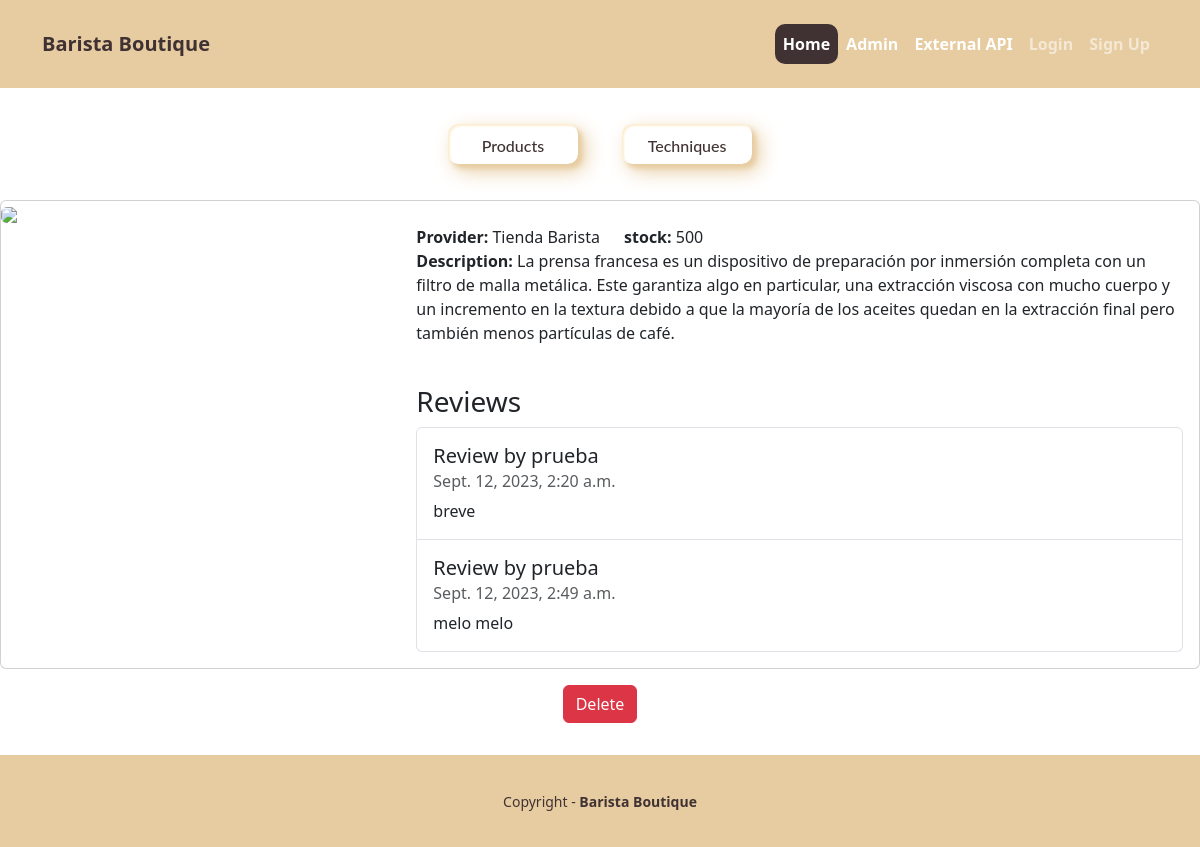
The page /products/13 on the database as committed earlier.
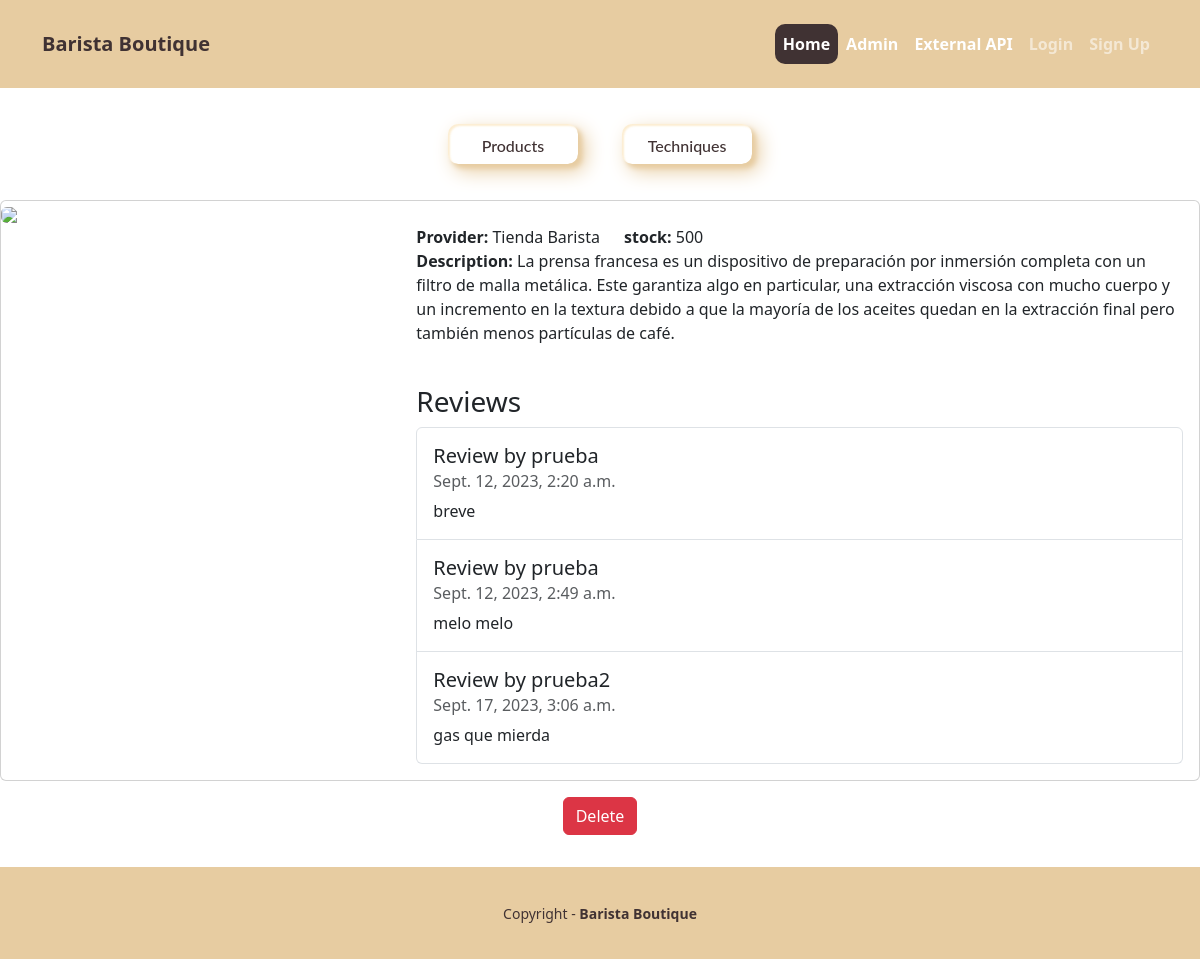
The same page on the database as committed later.
### pages/models.py (models this page shows, shortened)
class Review(models.Model):
  text = models.CharField(max_length=100)
  date = models.DateTimeField(auto_now_add=True)
  user = models.ForeignKey(User,on_delete=models.CASCADE)
  product = models.ForeignKey(Product,on_delete=models.CASCADE)
  buyAgain = models.BooleanField()

### pages/views.py (the view)
# urls.py: path('products/<str:id>', ProductShowView.as_view(), name='detail'),
class ProductShowView(View):
  template_name = 'products/detail.html'
  def get(self, request, id):
    try:
      product_id = int(id)
      if product_id < 1:
        raise ValueError('Product id must be 1 or greater')
      product = get_object_or_404(Product, pk=product_id)
    except (ValueError, IndexError):
      return HttpResponseRedirect(reverse('home'))
    viewData = {}
    product = get_object_or_404(Product, pk=product_id)
    viewData['tittle'] = product.tittle + ' - Tienda de Café - El barista'
    viewData['subtitle'] =  product.tittle + ' - Product information'
    viewData['product'] = product
    reviews = Review.objects.filter(product=product)
    viewData['reviews'] = reviews
    return render(request, self.template_name, viewData)

### pages/templates/products/detail.html (shortened to what this page needs)
{% extends 'pages/base.html' %}
{% block content %}
{% load i18n %}
<div class="card mb-3">
  <div class="row g-0">
    <div class="col-md-4">
      <img src="https://i.pinimg.com/564x/13/61/6d/13616d072ddca840b412866908b41854.jpg" class="img-fluid rounded-start">
    </div>
    <div class="col-md-8">
      <div class="card-body">
        <div class="flex">
          <p style="display: inline; margin-right: 20px;">
            <strong>{% trans "Provider:" %} </strong>{{product.provider}}
          </p>
          <p style="display: inline;">
            <strong>{% trans "stock:" %} </strong>{{product.stock}}
          </p>
        </div>
        <p>
          <strong>{% trans "Description:" %} </strong>{{product.description}}
        </p>
        <br />
        <h3>{% trans "Reviews" %}</h3>
        <ul class="list-group">
        {% for review in reviews %}
          <li class="list-group-item pb-3 pt-3">
            <h5 class="card-title">
              {% trans "Review by " %} {{ review.user.username }}
            </h5>
            <h6 class="card-subtitle mb-2 text-muted">
              {{ review.date }}
            </h6>
            <p class="card-text">{{ review.text }}</p>
          </li>
        {% endfor %}
        </ul>
      </div>
    </div>
  </div>
</div>
<div class="d-flex justify-content-center">
  <form action="{% url 'delete' product.id %}" method="POST">
    <button type="submit" class="btn btn-danger" onclick="return confirm('Are you sure you want to delete this product?')">{% trans "Delete" %}</button>
  </form>
</div>
{% endblock content %}

Rows that differ between the two databases and show on the page:
added Review: user.username "prueba2", date "Sept. 17, 2023, 3:06 a.m.", text "gas que mierda"
